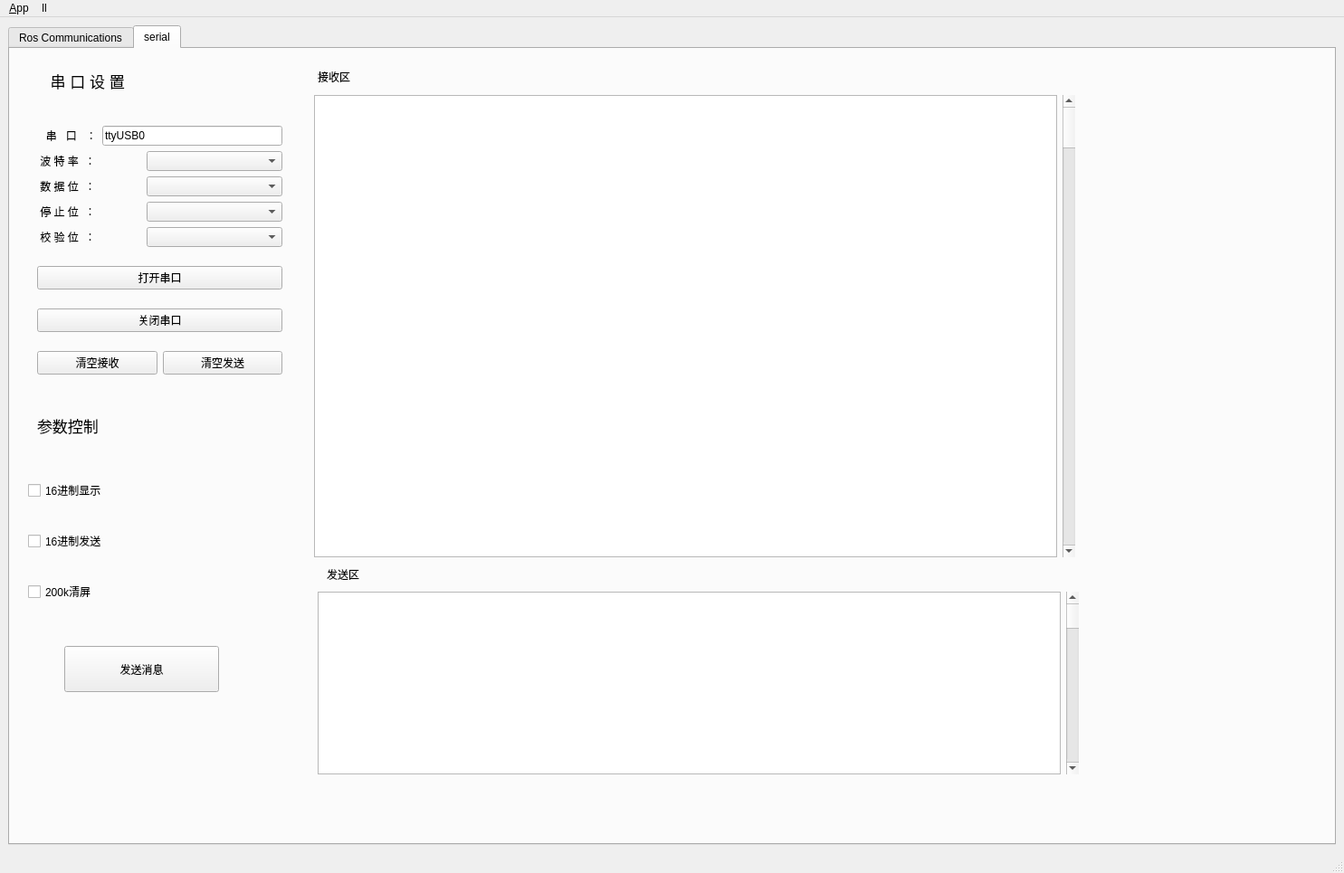
<?xml version="1.0" encoding="UTF-8"?>
<ui version="4.0">
 <class>MainWindowDesign</class>
 <widget class="QMainWindow" name="MainWindowDesign">
  <property name="geometry">
   <rect>
    <x>0</x>
    <y>0</y>
    <width>1485</width>
    <height>965</height>
   </rect>
  </property>
  <property name="windowTitle">
   <string>QRosApp</string>
  </property>
  <property name="windowIcon">
   <iconset resource="../resources/images.qrc">
    <normaloff>:/images/icon.png</normaloff>:/images/icon.png</iconset>
  </property>
  <property name="locale">
   <locale language="English" country="Australia"/>
  </property>
  <widget class="QWidget" name="centralwidget">
   <layout class="QVBoxLayout" name="verticalLayout_5">
    <item>
     <widget class="QTabWidget" name="tab_manager">
      <property name="minimumSize">
       <size>
        <width>0</width>
        <height>0</height>
       </size>
      </property>
      <property name="locale">
       <locale language="English" country="Australia"/>
      </property>
      <property name="currentIndex">
       <number>1</number>
      </property>
      <widget class="QWidget" name="tab_status">
       <attribute name="title">
        <string>Ros Communications</string>
       </attribute>
       <layout class="QVBoxLayout" name="verticalLayout_2">
        <item>
         <widget class="QGroupBox" name="groupBox_12">
          <property name="sizePolicy">
           <sizepolicy hsizetype="MinimumExpanding" vsizetype="Preferred">
            <horstretch>0</horstretch>
            <verstretch>0</verstretch>
           </sizepolicy>
          </property>
          <property name="title">
           <string>Logging</string>
          </property>
          <layout class="QGridLayout" name="gridLayout_3">
           <item row="0" column="0">
            <widget class="QListView" name="view_logging"/>
           </item>
           <item row="0" column="1">
            <widget class="QGroupBox" name="groupBox">
             <property name="title">
              <string>GroupBox</string>
             </property>
             <layout class="QVBoxLayout" name="verticalLayout_4">
              <item>
               <widget class="QGroupBox" name="groupBox_2">
                <property name="title">
                 <string>Ros Master</string>
                </property>
                <layout class="QGridLayout" name="gridLayout">
                 <item row="7" column="0" colspan="2">
                  <widget class="QCheckBox" name="checkbox_remember_settings">
                   <property name="layoutDirection">
                    <enum>Qt::RightToLeft</enum>
                   </property>
                   <property name="text">
                    <string>Remember settings on startup</string>
                   </property>
                  </widget>
                 </item>
                 <item row="2" column="0">
                  <widget class="QLabel" name="label_2">
                   <property name="frameShape">
                    <enum>QFrame::StyledPanel</enum>
                   </property>
                   <property name="frameShadow">
                    <enum>QFrame::Raised</enum>
                   </property>
                   <property name="text">
                    <string>Ros IP</string>
                   </property>
                  </widget>
                 </item>
                 <item row="9" column="0">
                  <spacer name="horizontalSpacer">
                   <property name="orientation">
                    <enum>Qt::Horizontal</enum>
                   </property>
                   <property name="sizeHint" stdset="0">
                    <size>
                     <width>170</width>
                     <height>21</height>
                    </size>
                   </property>
                  </spacer>
                 </item>
                 <item row="6" column="0" colspan="2">
                  <widget class="QCheckBox" name="checkbox_use_environment">
                   <property name="layoutDirection">
                    <enum>Qt::RightToLeft</enum>
                   </property>
                   <property name="text">
                    <string>Use environment variables</string>
                   </property>
                  </widget>
                 </item>
                 <item row="1" column="0" colspan="2">
                  <widget class="QLineEdit" name="line_edit_master">
                   <property name="text">
                    <string>http://192.168.1.2:11311/</string>
                   </property>
                  </widget>
                 </item>
                 <item row="0" column="0">
                  <widget class="QLabel" name="label">
                   <property name="frameShape">
                    <enum>QFrame::StyledPanel</enum>
                   </property>
                   <property name="frameShadow">
                    <enum>QFrame::Raised</enum>
                   </property>
                   <property name="text">
                    <string>Ros Master Url</string>
                   </property>
                  </widget>
                 </item>
                 <item row="5" column="0" colspan="2">
                  <widget class="QLineEdit" name="line_edit_topic">
                   <property name="enabled">
                    <bool>false</bool>
                   </property>
                   <property name="text">
                    <string>unused</string>
                   </property>
                  </widget>
                 </item>
                 <item row="3" column="0" colspan="2">
                  <widget class="QLineEdit" name="line_edit_host">
                   <property name="text">
                    <string>192.168.1.67</string>
                   </property>
                  </widget>
                 </item>
                 <item row="9" column="1">
                  <widget class="QPushButton" name="button_connect">
                   <property name="enabled">
                    <bool>true</bool>
                   </property>
                   <property name="sizePolicy">
                    <sizepolicy hsizetype="MinimumExpanding" vsizetype="Fixed">
                     <horstretch>0</horstretch>
                     <verstretch>0</verstretch>
                    </sizepolicy>
                   </property>
                   <property name="toolTip">
                    <string>Set the target to the current joint trajectory state.</string>
                   </property>
                   <property name="statusTip">
                    <string>Clear all waypoints and set the target to the current joint trajectory state.</string>
                   </property>
                   <property name="text">
                    <string>Connect</string>
                   </property>
                  </widget>
                 </item>
                 <item row="4" column="0">
                  <widget class="QLabel" name="label_3">
                   <property name="frameShape">
                    <enum>QFrame::StyledPanel</enum>
                   </property>
                   <property name="frameShadow">
                    <enum>QFrame::Raised</enum>
                   </property>
                   <property name="text">
                    <string>Ros Hostname</string>
                   </property>
                  </widget>
                 </item>
                 <item row="10" column="0">
                  <spacer name="verticalSpacer">
                   <property name="orientation">
                    <enum>Qt::Vertical</enum>
                   </property>
                   <property name="sizeHint" stdset="0">
                    <size>
                     <width>20</width>
                     <height>40</height>
                    </size>
                   </property>
                  </spacer>
                 </item>
                </layout>
               </widget>
              </item>
             </layout>
            </widget>
           </item>
          </layout>
         </widget>
        </item>
       </layout>
      </widget>
      <widget class="QWidget" name="tab">
       <attribute name="title">
        <string>serial</string>
       </attribute>
       <widget class="QWidget" name="widget" native="true">
        <property name="geometry">
         <rect>
          <x>10</x>
          <y>380</y>
          <width>311</width>
          <height>371</height>
         </rect>
        </property>
        <widget class="QLabel" name="label_12">
         <property name="geometry">
          <rect>
           <x>20</x>
           <y>20</y>
           <width>88</width>
           <height>33</height>
          </rect>
         </property>
         <property name="font">
          <font>
           <pointsize>13</pointsize>
          </font>
         </property>
         <property name="text">
          <string>参数控制</string>
         </property>
        </widget>
        <widget class="QWidget" name="layoutWidget">
         <property name="geometry">
          <rect>
           <x>10</x>
           <y>70</y>
           <width>241</width>
           <height>191</height>
          </rect>
         </property>
         <layout class="QVBoxLayout" name="verticalLayout_3">
          <item>
           <widget class="QCheckBox" name="checkBox_2">
            <property name="text">
             <string>16进制显示</string>
            </property>
           </widget>
          </item>
          <item>
           <widget class="QCheckBox" name="checkBox_3">
            <property name="text">
             <string>16进制发送</string>
            </property>
           </widget>
          </item>
          <item>
           <widget class="QCheckBox" name="checkBox_5">
            <property name="text">
             <string>200k清屏</string>
            </property>
           </widget>
          </item>
         </layout>
        </widget>
        <widget class="QPushButton" name="send_messger_ptn">
         <property name="geometry">
          <rect>
           <x>50</x>
           <y>280</y>
           <width>171</width>
           <height>51</height>
          </rect>
         </property>
         <property name="text">
          <string>发送消息</string>
         </property>
        </widget>
       </widget>
       <widget class="QWidget" name="widget_2" native="true">
        <property name="geometry">
         <rect>
          <x>-30</x>
          <y>-60</y>
          <width>341</width>
          <height>431</height>
         </rect>
        </property>
        <widget class="QLabel" name="label_11">
         <property name="geometry">
          <rect>
           <x>70</x>
           <y>80</y>
           <width>161</width>
           <height>31</height>
          </rect>
         </property>
         <property name="font">
          <font>
           <pointsize>13</pointsize>
          </font>
         </property>
         <property name="text">
          <string> 串 口 设 置 </string>
         </property>
        </widget>
        <widget class="QWidget" name="layoutWidget">
         <property name="geometry">
          <rect>
           <x>60</x>
           <y>130</y>
           <width>271</width>
           <height>309</height>
          </rect>
         </property>
         <layout class="QGridLayout" name="gridLayout_2">
          <item row="3" column="0">
           <widget class="QPushButton" name="clean_ptn_1">
            <property name="text">
             <string>清空接收</string>
            </property>
           </widget>
          </item>
          <item row="0" column="0" colspan="2">
           <layout class="QVBoxLayout" name="verticalLayout">
            <item>
             <layout class="QHBoxLayout" name="horizontalLayout">
              <item>
               <widget class="QLabel" name="label_4">
                <property name="text">
                 <string>   串   口   ：</string>
                </property>
               </widget>
              </item>
              <item>
               <widget class="QLineEdit" name="serial_port">
                <property name="text">
                 <string>ttyUSB0</string>
                </property>
               </widget>
              </item>
             </layout>
            </item>
            <item>
             <layout class="QHBoxLayout" name="horizontalLayout_3">
              <item>
               <widget class="QLabel" name="label_6">
                <property name="text">
                 <string> 波 特 率  ：</string>
                </property>
               </widget>
              </item>
              <item>
               <widget class="QComboBox" name="buote_edit">
                <property name="minimumSize">
                 <size>
                  <width>150</width>
                  <height>0</height>
                 </size>
                </property>
               </widget>
              </item>
             </layout>
            </item>
            <item>
             <layout class="QHBoxLayout" name="horizontalLayout_5">
              <item>
               <widget class="QLabel" name="label_8">
                <property name="text">
                 <string> 数 据 位  ：</string>
                </property>
               </widget>
              </item>
              <item>
               <widget class="QComboBox" name="data_bit_edit">
                <property name="minimumSize">
                 <size>
                  <width>150</width>
                  <height>0</height>
                 </size>
                </property>
               </widget>
              </item>
             </layout>
            </item>
            <item>
             <layout class="QHBoxLayout" name="horizontalLayout_6">
              <item>
               <widget class="QLabel" name="label_9">
                <property name="text">
                 <string> 停 止 位  ：</string>
                </property>
               </widget>
              </item>
              <item>
               <widget class="QComboBox" name="stop_bit_edit">
                <property name="minimumSize">
                 <size>
                  <width>150</width>
                  <height>0</height>
                 </size>
                </property>
               </widget>
              </item>
             </layout>
            </item>
            <item>
             <layout class="QHBoxLayout" name="horizontalLayout_7">
              <item>
               <widget class="QLabel" name="label_10">
                <property name="text">
                 <string> 校 验 位  ：</string>
                </property>
               </widget>
              </item>
              <item>
               <widget class="QComboBox" name="jiaoyan_edit">
                <property name="minimumSize">
                 <size>
                  <width>150</width>
                  <height>0</height>
                 </size>
                </property>
               </widget>
              </item>
             </layout>
            </item>
           </layout>
          </item>
          <item row="3" column="1">
           <widget class="QPushButton" name="clean_ptn_2">
            <property name="text">
             <string>清空发送</string>
            </property>
           </widget>
          </item>
          <item row="1" column="0" colspan="2">
           <widget class="QPushButton" name="open_serial_btn">
            <property name="text">
             <string>打开串口</string>
            </property>
           </widget>
          </item>
          <item row="2" column="0" colspan="2">
           <widget class="QPushButton" name="close_serial_btn">
            <property name="text">
             <string>关闭串口</string>
            </property>
           </widget>
          </item>
         </layout>
        </widget>
       </widget>
       <widget class="QLabel" name="label_13">
        <property name="geometry">
         <rect>
          <x>350</x>
          <y>570</y>
          <width>80</width>
          <height>21</height>
         </rect>
        </property>
        <property name="text">
         <string>发送区</string>
        </property>
       </widget>
       <widget class="QLabel" name="label_14">
        <property name="geometry">
         <rect>
          <x>340</x>
          <y>20</y>
          <width>80</width>
          <height>21</height>
         </rect>
        </property>
        <property name="text">
         <string>接收区</string>
        </property>
       </widget>
       <widget class="QWidget" name="layoutWidget">
        <property name="geometry">
         <rect>
          <x>340</x>
          <y>600</y>
          <width>841</width>
          <height>202</height>
         </rect>
        </property>
        <layout class="QHBoxLayout" name="horizontalLayout_9">
         <item>
          <widget class="QTextEdit" name="textEdit"/>
         </item>
         <item>
          <widget class="QScrollBar" name="verticalScrollBar">
           <property name="orientation">
            <enum>Qt::Vertical</enum>
           </property>
          </widget>
         </item>
        </layout>
       </widget>
       <widget class="QWidget" name="layoutWidget">
        <property name="geometry">
         <rect>
          <x>336</x>
          <y>51</y>
          <width>841</width>
          <height>511</height>
         </rect>
        </property>
        <layout class="QHBoxLayout" name="horizontalLayout_8">
         <item>
          <widget class="QListWidget" name="listWidget"/>
         </item>
         <item>
          <widget class="QScrollBar" name="verticalScrollBar_2">
           <property name="orientation">
            <enum>Qt::Vertical</enum>
           </property>
          </widget>
         </item>
        </layout>
       </widget>
       <widget class="QWidget" name="layoutWidget">
        <property name="geometry">
         <rect>
          <x>1190</x>
          <y>300</y>
          <width>259</width>
          <height>84</height>
         </rect>
        </property>
        <layout class="QVBoxLayout" name="verticalLayout_6">
         <item>
          <layout class="QHBoxLayout" name="horizontalLayout_11"/>
         </item>
        </layout>
       </widget>
      </widget>
     </widget>
    </item>
   </layout>
  </widget>
  <widget class="QMenuBar" name="menubar">
   <property name="geometry">
    <rect>
     <x>0</x>
     <y>0</y>
     <width>1485</width>
     <height>32</height>
    </rect>
   </property>
   <widget class="QMenu" name="menu_File">
    <property name="title">
     <string>&amp;App</string>
    </property>
    <addaction name="action_Preferences"/>
    <addaction name="separator"/>
    <addaction name="actionAbout"/>
    <addaction name="actionAbout_Qt"/>
    <addaction name="separator"/>
    <addaction name="action_Quit"/>
   </widget>
   <widget class="QMenu" name="menull">
    <property name="title">
     <string>ll</string>
    </property>
   </widget>
   <addaction name="menu_File"/>
   <addaction name="menull"/>
  </widget>
  <widget class="QStatusBar" name="statusbar"/>
  <action name="action_Quit">
   <property name="text">
    <string>&amp;Quit</string>
   </property>
   <property name="shortcut">
    <string>Ctrl+Q</string>
   </property>
   <property name="shortcutContext">
    <enum>Qt::ApplicationShortcut</enum>
   </property>
  </action>
  <action name="action_Preferences">
   <property name="text">
    <string>&amp;Preferences</string>
   </property>
  </action>
  <action name="actionAbout">
   <property name="text">
    <string>&amp;About</string>
   </property>
  </action>
  <action name="actionAbout_Qt">
   <property name="text">
    <string>About &amp;Qt</string>
   </property>
  </action>
 </widget>
 <resources>
  <include location="../resources/images.qrc"/>
 </resources>
 <connections>
  <connection>
   <sender>action_Quit</sender>
   <signal>triggered()</signal>
   <receiver>MainWindowDesign</receiver>
   <slot>close()</slot>
   <hints>
    <hint type="sourcelabel">
     <x>-1</x>
     <y>-1</y>
    </hint>
    <hint type="destinationlabel">
     <x>399</x>
     <y>299</y>
    </hint>
   </hints>
  </connection>
 </connections>
</ui>
